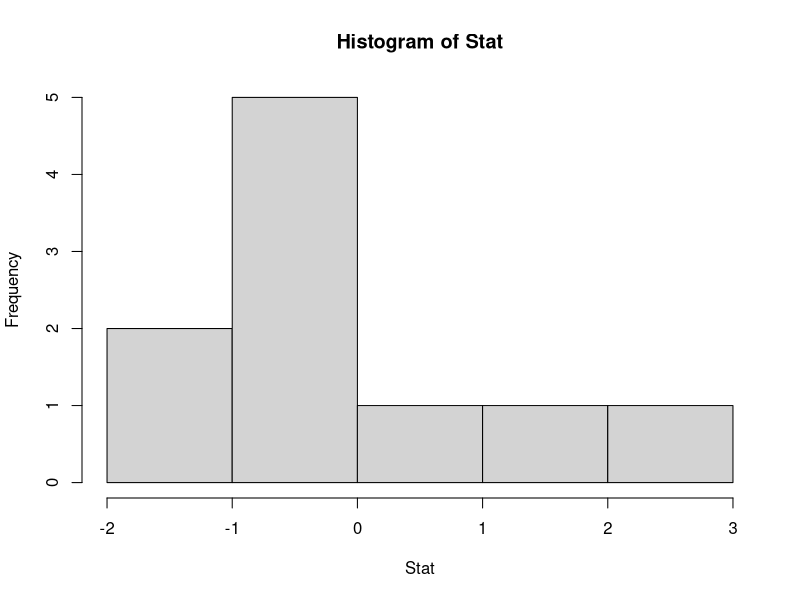
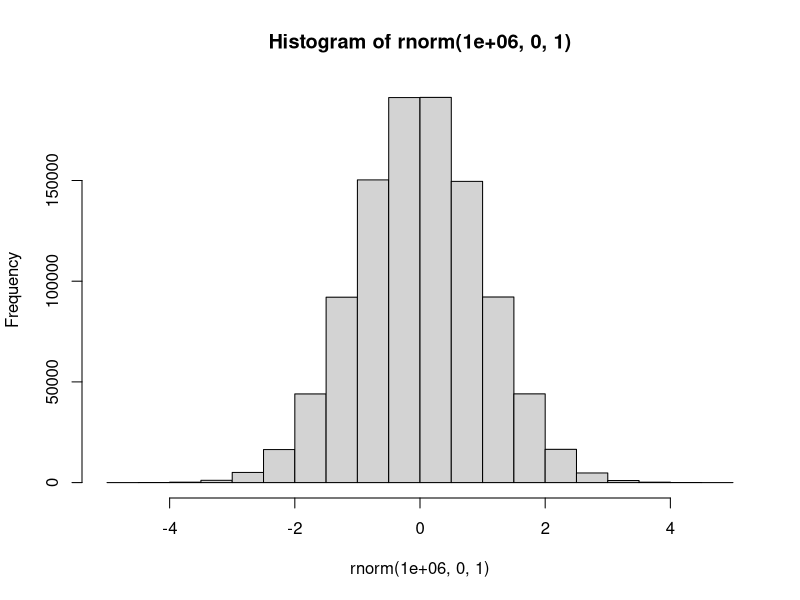
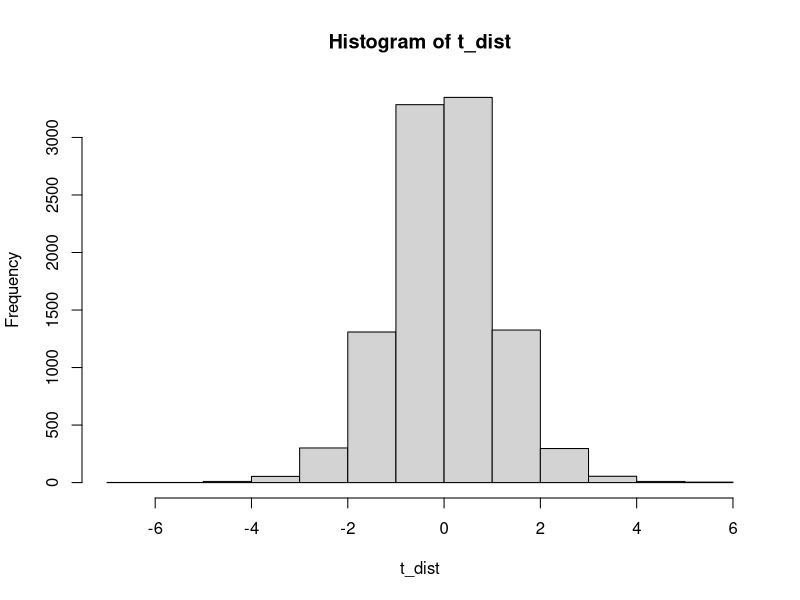
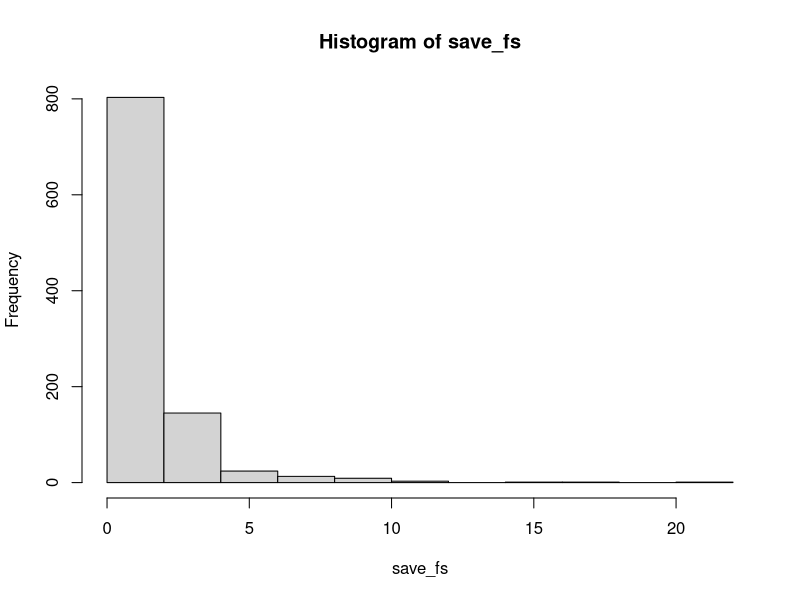

These charts were generated, in order, by the following R code:
## ---- chunk 1
knitr::opts_chunk$set(message=FALSE,warning=FALSE, cache=TRUE)
## ---- chunk 2
Stat<-rnorm(10,0,1)
hist(Stat)

# More normal
hist(rnorm(1000000,0,1))


#Replicate
replicate(100,rnorm(10,0,1))
## ---- chunk 3

#get sample mean
mean(Stat)

#Use a for loop
savemeans<-c()
for(i in 1:1000){
  savemeans[i]<-mean(rnorm(10,0,1))

}

null <- replicate(10000,mean(rnorm(10,0,1)-mean(rnorm(10,0,1))))                
## ---- chunk 4

Crit_val<- sort(null)
Crit_val[9500]

#nondirectional
Absolute_cv <- sort(abs(null))
Absolute_cv[9500]
## ---- chunk 5
t_dist <- replicate(10000,t.test(rnorm(10,0,1))$statistic)

hist(t_dist)

length(t_dist[t_dist<.5])/10000
length(t_dist[t_dist<1])/10000
length(t_dist[t_dist<1.5])/10000
length(t_dist[t_dist<2])/10000
length(t_dist[t_dist<2.5])/10000


#With a loop
ts <- c(.5,1,1.5,2,2.5)
sim_t <- c()
for(i in ts){
  sim_t <- c(sim_t,length(t_dist[t_dist >= i])/10000)
}
  
sim_t-(1-pt(ts,9))
## ---- chunk 6
null <- replicate(10000,cor(rnorm(10,0,1),rnorm(10,0,1)))
sorted_null <- sort(abs(null))
sorted_null[9500]
null <- replicate(10000,cor(rnorm(100,0,1),rnorm(100,0,1)))
sorted_null <- sort(abs(null))
sorted_null[9500]
## ---- chunk 7
A <- c(1,2,3,4)
B <- c(3,4,5,6)
C <- c(5,6,7,8)
## ---- chunk 8
run_anova<-function(){
  A<-rnorm(4,0,1)
  B<-rnorm(4,0,1)
  C<-rnorm(4,0,1)
  
  
con<-rep(c("A","B","C"),each=4)
DV<-c(A,B,C)
df<-data.frame(con,DV)
sum_out<-summary(aov(DV~con,df))
return(sum_out[[1]]$`F value`[1])

}

save_fs<-replicate(1000,run_anova())
hist(save_fs)

sort(save_fs)[9500]

qf(.95,2,9)
